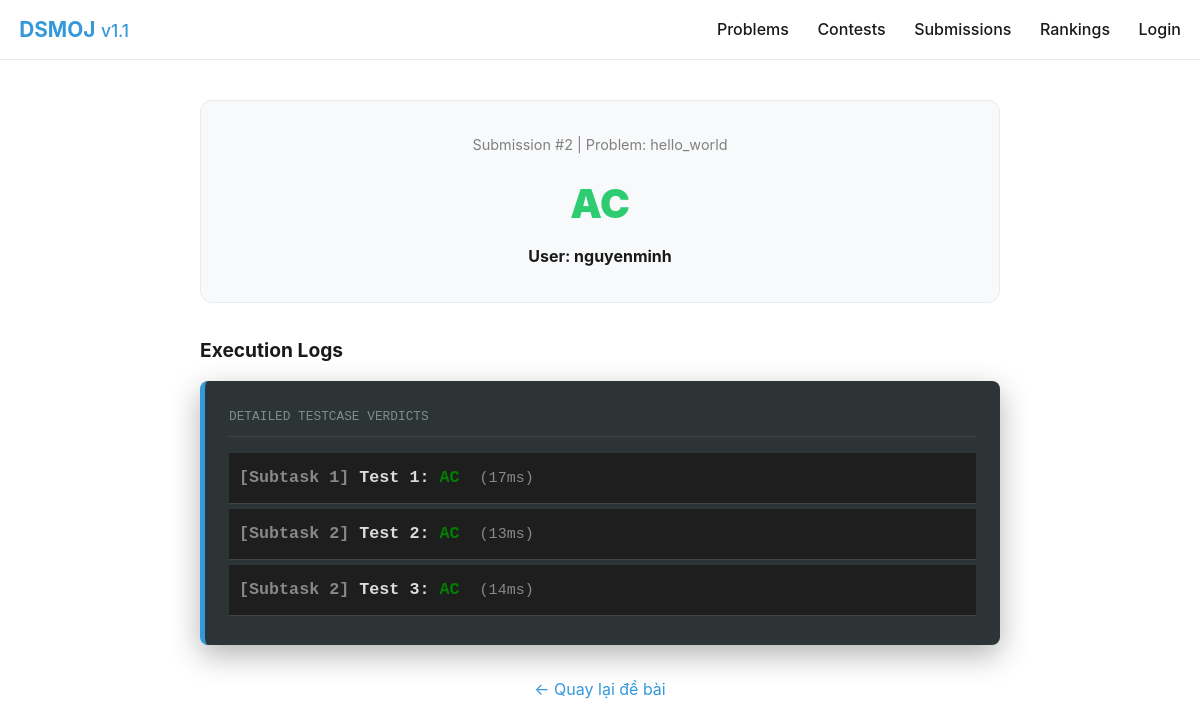
Page /submissions/2/ on the committed database.
### judge/models.py (models this page shows)
class Submission(models.Model):
    STATUS_CHOICES = [
        ('PD', 'Pending'),
        ('JG', 'Judging'),
        ('AC', 'Accepted'),
        ('WA', 'Wrong Answer'),
        ('TLE', 'Time Limit Exceeded'),
        ('CE', 'Compile Error'),
    ]
    user = models.ForeignKey(User, on_delete=models.CASCADE)
    problem_code = models.TextField(null=True)
    code = models.TextField(null=True)
    language = models.CharField(max_length=10, choices=[('py', 'Python'), ('cpp', 'C++'), ('asm', "Assembly (NASM)")])
    status = models.CharField(max_length=3, choices=STATUS_CHOICES, default='PD')
    result_log = models.TextField(blank=True, null=True) # Lưu cái "Actual Output" nếu cần soi
    created_at = models.DateTimeField(auto_now_add=True)
    contest = models.ForeignKey(Contest, on_delete=models.SET_NULL, null=True, blank=True)
    score = models.IntegerField(blank=True, null = True)
    judging_started_at = models.DateTimeField(null=True)
    judge_node = models.ForeignKey(
        'JudgeNode',
        null=True,
        blank=True,
        related_name='submissions',
        on_delete=models.CASCADE,
    )

### judge/views.py (the view)
# urls.py: path('submissions/<int:id>/', views.submission),
def submission(request,id):
    submission = Submission.objects.get(id=id)
    template = loader.get_template("submissions.html")
    context ={
        "submission": submission,
    }
    return render(request, "submission.html", context)

### judge/context_processors.py (called while the page is built)
def contest_status(request):
    now = timezone.now()
    user = request.user
    active_contest = None
    if user.is_authenticated:
        active_contest = user.contests_joined.filter(
            start_time__lte=now,
            end_time__gte=now
        ).first()
    show_contest_mode = request.session.get('is_focused', True)
    return {
        'active_contest': active_contest,
        'show_contest_mode': show_contest_mode,
    }

### judge/templates/submission.html (shortened to what this page needs)
<!DOCTYPE html>
<html lang="vi">
<head>
</head>
<body>
    <div class="nav-wrapper">
        <nav>
            <div class="logo">
                <a href="/"><strong>DSMOJ</strong> <small>v1.1</small></a>
            </div>
            <div class="menu">
                <a href="/problems/">Problems</a>
                <a href="/contests/">Contests</a>
                <a href="/submissions/">Submissions</a>
                <a href="/rankings/">Rankings</a>
                {% if user.is_authenticated %}
                    <a href="/profile/{{user.username}}">{{ user.username }}</a>
                    {%if user.is_superuser %}
                    <a href="/admin/">Superuser Panel</a>
                    {%elif user.is_staff%}
                    <a href="/admin/">Admin Panel</a>
                    {%endif%}
                {% else %}
                    <a href="/login/">Login</a>
                {% endif %}
            </div>
        </nav>
    </div>
<div class="container">
    <div class="status-banner">
        <div class="meta-info">Submission #{{ submission.id }} | Problem: {{ submission.problem_code }}</div>
        <div class="status-title {{ submission.status }}-text">
            {{ submission.status }}
        </div>
        <div style="font-weight: bold;">User: {{ submission.user}}</div>
    </div>
    <h2>Execution Logs</h2>
    <div class="log-container">
        <div class="log-header">Detailed Testcase Verdicts</div>
        <div class="log-content">
            {{ submission.result_log|safe}}
        </div>
    </div>
    <div style="margin-top: 2rem; text-align: center;">
        <a href="/problem/{{ submission.problem_code }}" style="color: var(--primary); text-decoration: none;">← Quay lại đề bài</a>
    </div>
</div>
</body>
</html>

### judge/templates/submission.html (style rules this page uses)
:root { --bg: #ffffff; --text: #1a1a1a; --primary: #3498db; --success: #2ecc71; --error: #e74c3c; --gray-light: #f8f9fa; --gray-medium: #e9ecef; --code-bg: #2d3436; }
body { font-family: 'Inter', system-ui, sans-serif; line-height: 1.6; color: var(--text); background: var(--bg); margin: 0; }
.nav-wrapper { width: 100%; background: var(--bg); border-bottom: 1px solid var(--gray-medium); position: sticky; top: 0; z-index: 1000; }
nav { margin: 0 auto; padding: 0.8rem 1.2rem; display: flex; justify-content: space-between; align-items: center; }
nav a { color: var(--text); text-decoration: none; font-weight: 500; margin-left: 1.5rem; }
.logo a { color: var(--primary) !important; font-size: 1.3rem; margin: 0; }
.container { max-width: 800px; margin: 2.5rem auto; padding: 0 1.2rem; }
.status-banner { padding: 2rem; border-radius: 12px; text-align: center; margin-bottom: 2rem; border: 1px solid var(--gray-medium); background: var(--gray-light); }
.status-title { font-size: 2.5rem; font-weight: 900; margin-bottom: 0.5rem; }
.AC-text { color: var(--success); }
.log-container { background: var(--code-bg); color: #dcdde1; padding: 1.5rem; border-radius: 8px; font-family: 'Fira Code', 'Courier New', monospace; font-size: 0.95rem; box-shadow: 0 10px 30px rgba(0,0,0,0.3); line-height: 1.8; border-left: 5px solid var(--primary); }
.log-header { color: #7f8c8d; font-size: 0.8rem; text-transform: uppercase; margin-bottom: 1rem; border-bottom: 1px solid #444; padding-bottom: 0.5rem; }
h2 { font-size: 1.2rem; margin-top: 2rem; }
.meta-info { color: gray; font-size: 0.9rem; margin-bottom: 1rem; }

### rows in the picture
Submission: id "2", problem_code "hello_world", status "AC", user "nguyenminh", result_log "[Subtask 1] Test 1: AC (17ms) [Subtask 2] Test 2: AC (13ms) [Subtask 2] Test 3: AC (14ms)"
